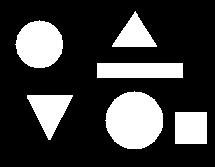
#> input picture OOP_Homework_Lesson_6/data/1.jpg, 215 x 167 px
$ python object_analysis.py   (older library calls are emulated)
#> lines starting #> are read from the running program, lines starting #| are printed output that depends on the picture; after the words box and inside, x2 and y2 are one past the last pixel; in counts of white or black regions, pixels touching at a corner belong together; long printed decimals are rounded
### OOP_Homework_Lesson_6/encoders/encoder.py
import json

class JsonStrategy:
    def save(self, file_path, objects_list):
        with open(file_path, 'w', encoding='utf-8') as f:
            json.dump({"objects": objects_list}, f, indent=4)


class CsvStrategy:
    def save(self, file_path, objects_list):
        if not objects_list:
            return
        headers = objects_list[0].keys()

        with open(file_path, 'w', newline='', encoding='utf-8') as f:
            f.write(",".join(headers) + "\n")
            for obj in objects_list:
                row = [str(obj[key]) for key in headers]
                f.write(",".join(row) + "\n")


class HistEncoder:
    @staticmethod
    def encode(file_path, data):
        has_hu = len(data) == 6
        x_list, y_list, w_list, h_list, area_list = data[0], data[1], data[2], data[3], data[4]

        formatted_objects = []
        for i in range(len(area_list)):
            obj = {
                "x": int(x_list[i]),
                "y": int(y_list[i]),
                "w": int(w_list[i]),
                "h": int(h_list[i]),
                "area": int(area_list[i])
            }
            if has_hu:
                obj["hu"] = [round(float(m), 4) for m in data[5][i]]
            formatted_objects.append(obj)

        if file_path.endswith('.json'):
            strategy = JsonStrategy()
        elif file_path.endswith('.csv'):
            strategy = CsvStrategy()
        else:
            raise ValueError("The format doesn't fit")

        strategy.save(file_path, formatted_objects)

### OOP_Homework_Lesson_6/algorithms/object_analysis.py
"""
Шаблонный метод (Template method)
"""
import cv2
import numpy as np
# ИСПРАВЛЕНО: Правильный импорт класса HistEncoder из файла encoder.py
from encoders.encoder import HistEncoder

class ObjectAnalysis(object):
    def template_method(self, image):

        image = self.noise_filtering(image)
        data = self.segmentation(image)
        data = self.object_parameters(data)

        return data

    def noise_filtering(self, image):
        raise NotImplementedError()

    def segmentation(self, data):
        raise NotImplementedError()

    def object_parameters(self, data):
        (image, data) = data
        (numLabels, labels, stats, centroids) = data
        x = []
        y = []
        w = []
        h = []
        area = []
        for i in range(1, numLabels):
            # extract the connected component statistics for the current
            # label
            x.append(stats[i, cv2.CC_STAT_LEFT])
            y.append(stats[i, cv2.CC_STAT_TOP])
            w.append(stats[i, cv2.CC_STAT_WIDTH])
            h.append(stats[i, cv2.CC_STAT_HEIGHT])
            area.append(stats[i, cv2.CC_STAT_AREA])

        return (x, y, w, h, area)


class BinaryImage(ObjectAnalysis):
    def __init__(self):
        pass

    def noise_filtering(self, image):
        median = cv2.medianBlur(image, 5)
        return median

    def segmentation(self, image):
        output = cv2.connectedComponentsWithStats(
            image,
            4, # connectivity
            cv2.CV_32S)
        return (image, output)

class MonochromeImage(BinaryImage):
    def __init__(self):
        pass

    def noise_filtering(self, image):
        median = cv2.GaussianBlur(image, (5,5), 0)
        return median

    def segmentation(self, image):
        edges = cv2.Canny(image, 100, 255)
        output = cv2.connectedComponentsWithStats(
            edges,
            4, # connectivity
            cv2.CV_32S)
        return (edges, output)

class ColorImage(MonochromeImage):
    def __init__(self):
        pass

    def segmentation(self, image):
        gray = cv2.cvtColor(image, cv2.COLOR_BGR2GRAY)
        _, thresh = cv2.threshold(gray, 0, 255, cv2.THRESH_BINARY_INV + cv2.THRESH_OTSU)

        kernel = np.ones((3, 3), np.uint8)
        opening = cv2.morphologyEx(thresh, cv2.MORPH_OPEN, kernel, iterations=2)

        dist_transform = cv2.distanceTransform(opening, cv2.DIST_L2, 5)
        _, sure_fg = cv2.threshold(dist_transform, 0.7 * dist_transform.max(), 255, 0)
        sure_fg = np.uint8(sure_fg)

        unknown = cv2.subtract(opening, sure_fg)

        _, markers = cv2.connectedComponents(sure_fg)
        markers = markers + 1
        markers[unknown == 255] = 0

        markers = cv2.watershed(image, markers)

        mask = np.zeros(gray.shape, dtype=np.uint8)
        mask[markers > 1] = 255

        output = cv2.connectedComponentsWithStats(mask, 4, cv2.CV_32S)
        return (mask, output)

"""
Декоратор - структурный паттерн
"""

class FilteredAnalysis(ObjectAnalysis):
    def __init__(self, obj):
        self._proc = obj

    def template_method(self, image):
        (_x, _y, _w, _h, _area) = self._proc.template_method(image)
        x = []
        y = []
        w = []
        h = []
        area = []

        for i in range(len(_area)):
            if _area[i] > 10 and _area[i] < 2500:
                x.append(_x[i])
                y.append(_y[i])
                w.append(_w[i])
                h.append(_h[i])
                area.append(_area[i])

        return (x,y,w,h,area)


class HuMomentsDecorator(ObjectAnalysis):

    def __init__(self, obj):
        self._proc = obj

    def template_method(self, image):
        res = self._proc.template_method(image)

        if len(res) == 5:
            _x, _y, _w, _h, _area = res
            hu_list = []
        else:
            _x, _y, _w, _h, _area, hu_list = res

        new_hu_moments = []

        if len(image.shape) == 3:
            gray = cv2.cvtColor(image, cv2.COLOR_BGR2GRAY)
        else:
            gray = image

        for i in range(len(_area)):
            roi = gray[_y[i]:_y[i] + _h[i], _x[i]:_x[i] + _w[i]]

            moments = cv2.moments(roi)
            hu = cv2.HuMoments(moments).flatten().tolist()
            new_hu_moments.append(hu)

        return (_x, _y, _w, _h, _area, new_hu_moments)


if __name__== '__main__':
    print("Binary Image Processing")
    bin_segm = BinaryImage()
    (x, y, w, h, area) = bin_segm.template_method(cv2.imread('../data/1.jpg', cv2.IMREAD_GRAYSCALE))
#> in noise_filtering, image is the input picture: shape (167, 215); min 0, max 255, mean 61.4
#> in object_parameters, `(numLabels, labels, stats, centroids) = data`: labels: shape (167, 215) int32; 21 distinct labels, from 0 to 20
#> in object_parameters, `(numLabels, labels, stats, centroids) = data`: numLabels = 21; stats = 21 rows, first 6: [0, 0, 215, 167, 25806], [112, 9, 46, 39, 1036], [130, 10, 1, 1, 1], [12, 17, 52, 54, 2056], [61, 28, 1, 1, 1], [10, 42, 1, 4, 4]; centroids = 21 rows, first 8: [105.9, 81.2], [134.6, 32.87], [130, 10], [38.85, 43.58], [61, 28], [10, 43.5], [61, 61], [139.5, 69.91]
#> after the loop in object_parameters, `for i in range(1, numLabels):`: area = [1036, 1, 2056, 1, 4, 1, 1496, 1414, 2, 6, 2939, 6, 4, 3, 1106, 13, 1, 3, 6, 1]; h = [39, 1, 54, 1, 4, 1, 18, 52, 1, 2, 61, 2, 2, 3, 32, 7, 1, 3, 2, 1]; w = [46, 1, 52, 1, 1, 1, 88, 50, 2, 4, 61, 4, 2, 1, 35, 2, 1, 1, 4, 1]; x = [112, 130, 12, 61, 10, 61, 96, 25, 31, 74, 105, 74, 164, 167, 173, 167, 61, 167, 106, 149]; y = [9, 10, 17, 28, 42, 61, 61, 90, 91, 90, 90, 100, 107, 113, 112, 120, 125, 131, 140, 149]
#> in template_method, `data = self.object_parameters(data)`: data = 5 items
    for i in range(len(area)):
        print([x[i], y[i], w[i], h[i], area[i]])
#> this loop made 20 passes
#| [112, 9, 46, 39, 1036]
#| [130, 10, 1, 1, 1]
#| [12, 17, 52, 54, 2056]
#| [61, 28, 1, 1, 1]
#| [10, 42, 1, 4, 4]
#| [61, 61, 1, 1, 1]
#| [96, 61, 88, 18, 1496]
#| [25, 90, 50, 52, 1414]
#> (further printed lines are left out)

    print("Decorated Binary Image Processing")
    filt_bin = FilteredAnalysis(BinaryImage())
    (x, y, w, h, area) = filt_bin.template_method(cv2.imread('../data/1.jpg', cv2.IMREAD_GRAYSCALE))
#> the loop in template_method, `for i in range(len(_area)):` made 20 passes
#> after the loop in template_method, `for i in range(len(_area)):`: area = [1036, 2056, 1496, 1414, 1106, 13]; h = [39, 54, 18, 52, 32, 7]; w = [46, 52, 88, 50, 35, 2]; x = [112, 12, 96, 25, 173, 167]; y = [9, 17, 61, 90, 112, 120]
#> x = [112, 12, 96, 25, 173, 167]; y = [9, 17, 61, 90, 112, 120]; w = [46, 52, 88, 50, 35, 2]; h = [39, 54, 18, 52, 32, 7]; area = [1036, 2056, 1496, 1414, 1106, 13]
    for i in range(len(area)):
        print([x[i], y[i], w[i], h[i], area[i]])
#> this loop made 6 passes
#| [112, 9, 46, 39, 1036]
#| [12, 17, 52, 54, 2056]
#| [96, 61, 88, 18, 1496]
#| [25, 90, 50, 52, 1414]
#| [173, 112, 35, 32, 1106]
#| [167, 120, 2, 7, 13]

    result = cv2.imread('../data/1.jpg')

    for i in range(len(area)):
        print([x[i], y[i], w[i], h[i], area[i]])
        cv2.rectangle(result, (x[i], y[i]), (x[i] + w[i], y[i] + h[i]), (0, 0, 255), 2)
#> result: shape (167, 215, 3); 7.86% of pixels changed, all inside (x1, y1, x2, y2) = (11, 8, 210, 146)

    cv2.imwrite('../data/result_binary.jpg', result)

    print("Monochrome Image Processing")
    bin_segm = MonochromeImage()
    (x, y, w, h, area) = bin_segm.template_method(cv2.imread('../data/2.jpg', cv2.IMREAD_GRAYSCALE))
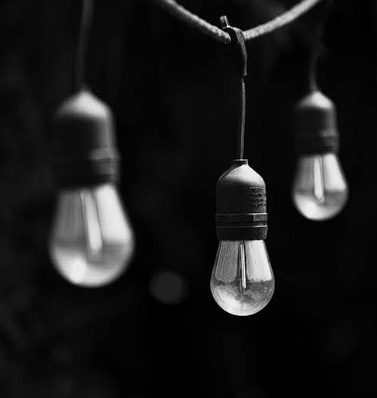
#> input picture OOP_Homework_Lesson_6/data/2.jpg, 377 x 398 px
#> in segmentation, `edges = cv2.Canny(image, 100, 255)`: edges: shape (398, 377); 1.4% white in thin lines or dots, all inside (x1, y1, x2, y2) = (56, 0, 348, 316)
#> in object_parameters (call 3), `(numLabels, labels, stats, centroids) = data`:
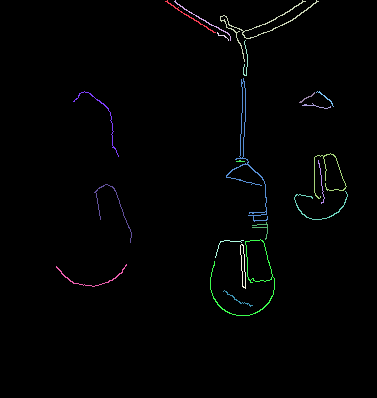
#> labels: shape (398, 377) int32; 22 distinct labels, from 0 to 21; one colour per label, 0 black
#> in object_parameters (call 3), `(numLabels, labels, stats, centroids) = data`: numLabels = 22; stats = 22 rows, first 6: [0, 0, 377, 398, 147871], [165, 0, 51, 33, 81], [174, 0, 57, 41, 92], [220, 0, 99, 62, 303], [217, 32, 12, 9, 18], [243, 40, 5, 36, 50]; centroids = 22 rows, first 8: [187.3, 199.1], [189.5, 16.37], [202.8, 19.18], [263.9, 23.6], [222.2, 35.56], [245.3, 61.06], [247.6, 158.1], [101.4, 115.4]
#> after the loop in object_parameters (call 3), `for i in range(1, numLabels):`: area = [81, 92, 303, 18, 50, 383, 105, 31, 27, 35, 157, 11, 47, 112, 118, 49, 275, 41, 92, 105, 43]; h = [33, 41, 62, 9, 36, 144, 66, 16, 11, 6, 46, 2, 44, 59, 29, 18, 77, 18, 45, 23, 17]; w = [51, 57, 99, 12, 5, 42, 46, 18, 16, 29, 33, 9, 7, 38, 54, 16, 65, 29, 6, 71, 30]; x = [165, 174, 220, 217, 243, 226, 73, 316, 299, 302, 314, 236, 318, 94, 294, 252, 210, 215, 240, 56, 223]; y = [0, 0, 0, 32, 40, 78, 91, 91, 92, 103, 153, 160, 160, 184, 191, 222, 239, 240, 244, 264, 290]
    for i in range(len(area)):
        print([x[i], y[i], w[i], h[i], area[i]])
#> this loop made 21 passes
#| [165, 0, 51, 33, 81]
#| [174, 0, 57, 41, 92]
#| [220, 0, 99, 62, 303]
#| [217, 32, 12, 9, 18]
#| [243, 40, 5, 36, 50]
#| [226, 78, 42, 144, 383]
#| [73, 91, 46, 66, 105]
#| [316, 91, 18, 16, 31]
#> (further printed lines are left out)

    print("Decorated Monochrome Image Processing")
    filt_bin = FilteredAnalysis(MonochromeImage())
    (x, y, w, h, area) = filt_bin.template_method(cv2.imread('../data/2.jpg', cv2.IMREAD_GRAYSCALE))
#> the loop in template_method (call 2), `for i in range(len(_area)):` made 21 passes

    result = cv2.imread('../data/2.jpg')
#> result is the input picture: shape (398, 377, 3); mean B, G, R 26.2, 26.2, 26.2

    for i in range(len(area)):
        print([x[i], y[i], w[i], h[i], area[i]])
        cv2.rectangle(result, (x[i], y[i]), (x[i] + w[i], y[i] + h[i]), (0, 0, 255), 2)
#> result: shape (398, 377, 3); 5.54% of pixels changed, all inside (x1, y1, x2, y2) = (55, 0, 350, 318)

    cv2.imwrite('../data/result_monochrome.jpg', result)

    print("Color Image Processing - Watershed")
    color_segm = ColorImage()
    (x, y, w, h, area) = color_segm.template_method(cv2.imread('../data/3.jpg'))
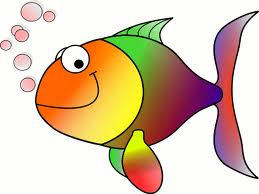
#> input picture OOP_Homework_Lesson_6/data/3.jpg, 259 x 194 px
#> in noise_filtering, image is the input picture: shape (194, 259, 3); mean B, G, R 170.8, 196.4, 219.3
#> in segmentation, `_, thresh = cv2.threshold(gray, 0, 255, cv2.THRESH_BINARY_INV + cv2.TH..`: thresh: shape (194, 259); 33.7% white; 8 white regions (3 under 20 px), largest, box (x1, y1, x2, y2) and area: (34, 10, 259, 194) 16810, (13, 27, 29, 41) 62, (42, 11, 55, 20) 30, (0, 40, 9, 48) 21, (24, 78, 35, 89) 20
#> in segmentation, `opening = cv2.morphologyEx(thresh, cv2.MORPH_OPEN, kernel, iterations=2)`: opening: shape (194, 259); 32.1% white; 3 white regions, box (x1, y1, x2, y2) and area: (35, 17, 246, 194) 16042, (156, 18, 169, 24) 65, (250, 173, 255, 178) 25
#> in segmentation, `_, sure_fg = cv2.threshold(dist_transform, 0.7 * dist_transform.max(),..`: sure_fg: shape (194, 259) float32; 1.3% white; 2 white regions, box (x1, y1, x2, y2) and area: (158, 66, 188, 119) 608, (56, 89, 64, 100) 36
#> in segmentation, `unknown = cv2.subtract(opening, sure_fg)`: unknown: shape (194, 259); 30.8% white; 3 white regions, box (x1, y1, x2, y2) and area: (35, 17, 246, 194) 15398, (156, 18, 169, 24) 65, (250, 173, 255, 178) 25
#> in segmentation, `_, markers = cv2.connectedComponents(sure_fg)`: markers: shape (194, 259) int32; 3 distinct labels, from 0 to 2
#> in segmentation, `markers = markers + 1`: markers: shape (194, 259) int32; 3 distinct labels, from 1 to 3
#> in segmentation, `markers[unknown == 255] = 0`: markers: shape (194, 259) int32; 4 distinct labels, from 0 to 3
#> in segmentation, `markers = cv2.watershed(image, markers)`:
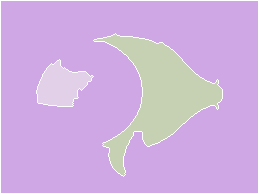
#> markers: shape (194, 259) int32; 4 distinct labels, from -1 to 3; one colour per label, 0 black, -1 white
#> in segmentation, `output = cv2.connectedComponentsWithStats(mask, 4, cv2.CV_32S)`: mask: shape (194, 259); 16.1% white; 2 white regions, box (x1, y1, x2, y2) and area: (94, 34, 222, 176) 6549, (37, 60, 93, 106) 1532
#> in object_parameters (call 5), `(numLabels, labels, stats, centroids) = data`:
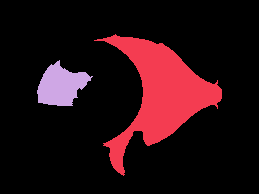
#> labels: shape (194, 259) int32; 3 distinct labels, from 0 to 2; one colour per label, 0 black
#> in object_parameters (call 5), `(numLabels, labels, stats, centroids) = data`: numLabels = 3; stats = [[0, 0, 259, 194, 42165], [94, 34, 128, 142, 6549], [37, 60, 56, 46, 1532]]; centroids = [[126.7, 97.34], [159.8, 93.73], [60.31, 85.35]]
#> after the loop in object_parameters (call 5), `for i in range(1, numLabels):`: area = [6549, 1532]; h = [142, 46]; w = [128, 56]; x = [94, 37]; y = [34, 60]
#> x = [94, 37]; y = [34, 60]; w = [128, 56]; h = [142, 46]; area = [6549, 1532]
    for i in range(len(area)):
        print([x[i], y[i], w[i], h[i], area[i]])
#> this loop made 2 passes
#| [94, 34, 128, 142, 6549]
#| [37, 60, 56, 46, 1532]

    print("Color Image Processing with Hu Moments - Without Area Filter")
    hu_color = HuMomentsDecorator(ColorImage())
    (x, y, w, h, area, hu_moments) = hu_color.template_method(cv2.imread('../data/3.jpg'))
#> in template_method, `res = self._proc.template_method(image)`: res = ([94, 37], [34, 60], [128, 56], [142, 46], [6549, 1532])
#> the loop in template_method, `for i in range(len(_area)):` made 2 passes
#> pass 1, in template_method, `roi = gray[_y[i]:_y[i] + _h[i], _x[i]:_x[i] + _w[i]]`:
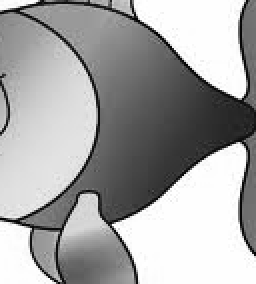
#> roi: shape (142, 128) (shown 2 times larger); min 1, max 255, mean 165.1
#> after the loop in template_method, `for i in range(len(_area)):`: new_hu_moments = [[0.00112, 1.73e-08, 3.59e-11, 4e-12, 2.56e-23, -4.7e-18, -4.06e-23], [0.00119, 7.41e-08, 3e-12, 1.93e-13, -6.03e-26, 4.16e-17, 1.34e-25]]
#> hu_moments has the same summary as new_hu_moments in template_method
    for i in range(len(area)):
        formatted_hu = [float(f"{m:.4e}") for m in hu_moments[i]]
        print([x[i], y[i], w[i], h[i], area[i], formatted_hu])

    print("Decorated Color Image Processing - Filtered and Hu Moments")
    hu_filt_color = HuMomentsDecorator(FilteredAnalysis(ColorImage()))
    (x, y, w, h, area, hu_moments) = hu_filt_color.template_method(cv2.imread('../data/3.jpg'))
#> the loop in template_method (call 2), `for i in range(len(_area)):` made 1 pass
#> x = [37]; y = [60]; w = [56]; h = [46]; area = [1532]; hu_moments = [[0.00119, 7.41e-08, 3e-12, 1.93e-13, -6.03e-26, 4.16e-17, 1.34e-25]]

    result = cv2.imread('../data/3.jpg')

    if len(area) == 0:
        print("Objects don't fit the area condition")
    else:
        for i in range(len(area)):
            formatted_hu = [float(f"{m:.4e}") for m in hu_moments[i]]
            print([x[i], y[i], w[i], h[i], area[i], formatted_hu])
            cv2.rectangle(result, (x[i], y[i]), (x[i] + w[i], y[i] + h[i]), (0, 255, 0), 2)
#> this loop made 1 pass
#| [37, 60, 56, 46, 1532, [0.001193, 7.4101e-08, 3.0033e-12, 1.9306e-13, -6.0273e-26, 4.1551e-17, 1.3409e-25]]
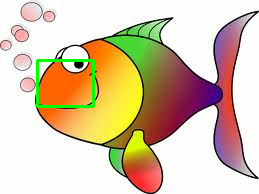
#> result: shape (194, 259, 3); 1.21% of pixels changed, all inside (x1, y1, x2, y2) = (36, 59, 95, 108)

    cv2.imwrite('../data/result_color.jpg', result)

    print("Strategy Pattern - HistEncoder")

    hu_filt_color = HuMomentsDecorator(FilteredAnalysis(ColorImage()))
    color_data = hu_filt_color.template_method(cv2.imread('../data/3.jpg'))
#> color_data = ([37], [60], [56], [46], [1532], [[0.00119, 7.41e-08, 3e-12, 1.93e-13, -6.03e-26, 4.16e-17, 1.34e-25]])

    HistEncoder.encode('../data/result_objects.json', color_data)
#> in encode, `has_hu = len(data) == 6`: has_hu = True
#> in encode, `x_list, y_list, w_list, h_list, area_list = data[0], data[1], data[2],..`: x_list = [37]; y_list = [60]; w_list = [56]; h_list = [46]; area_list = [1532]
#> the loop in encode, `for i in range(len(area_list)):` made 1 pass
#> after the loop in encode, `for i in range(len(area_list)):`: formatted_objects = 1 item

    HistEncoder.encode('../data/result_objects.csv', color_data)
#> the loop in encode (call 2), `for i in range(len(area_list)):` made 1 pass
#> the loop in save, `for obj in objects_list:` made 1 pass
